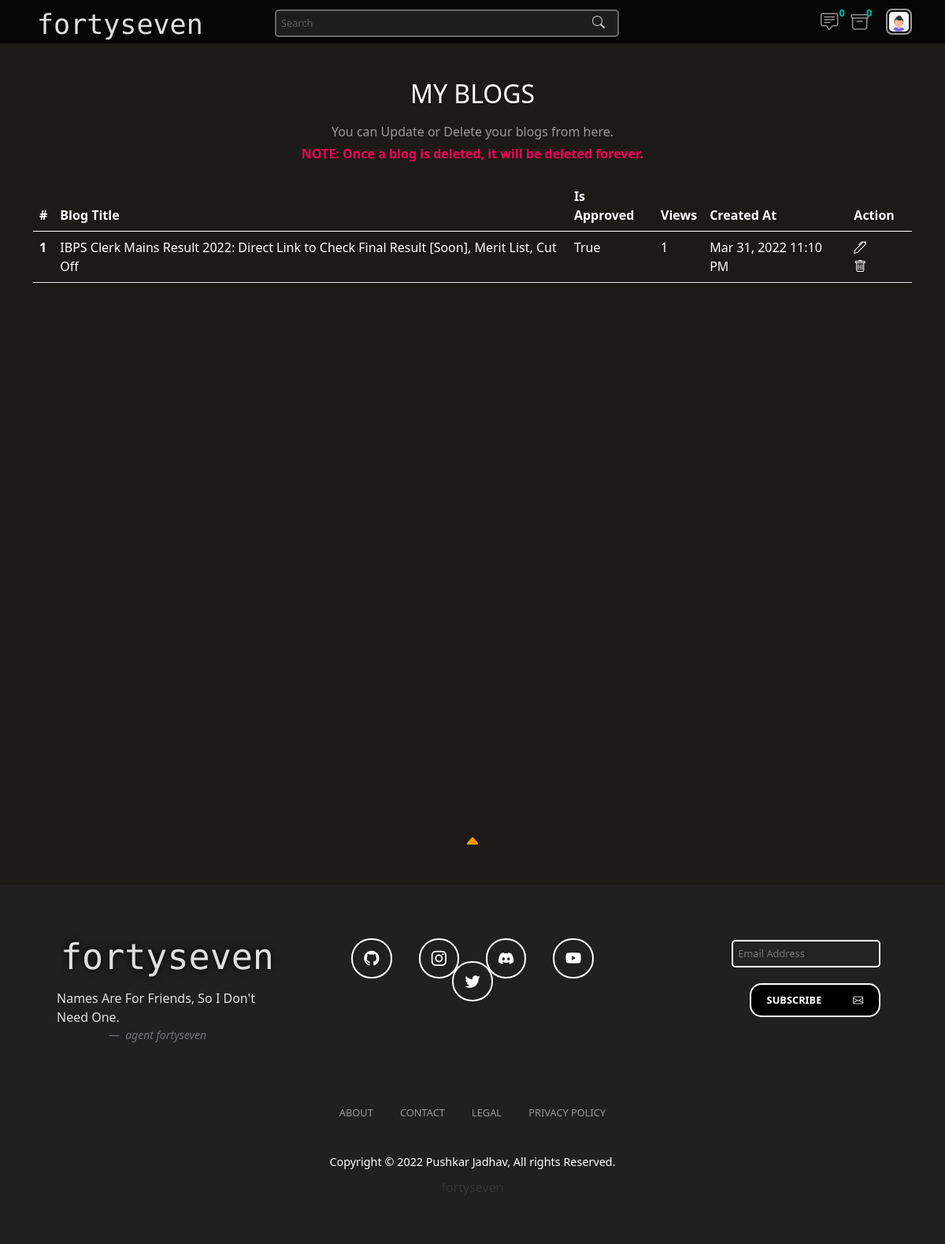
/myBlogs/ (signed in), run on an earlier commit of the app's database.
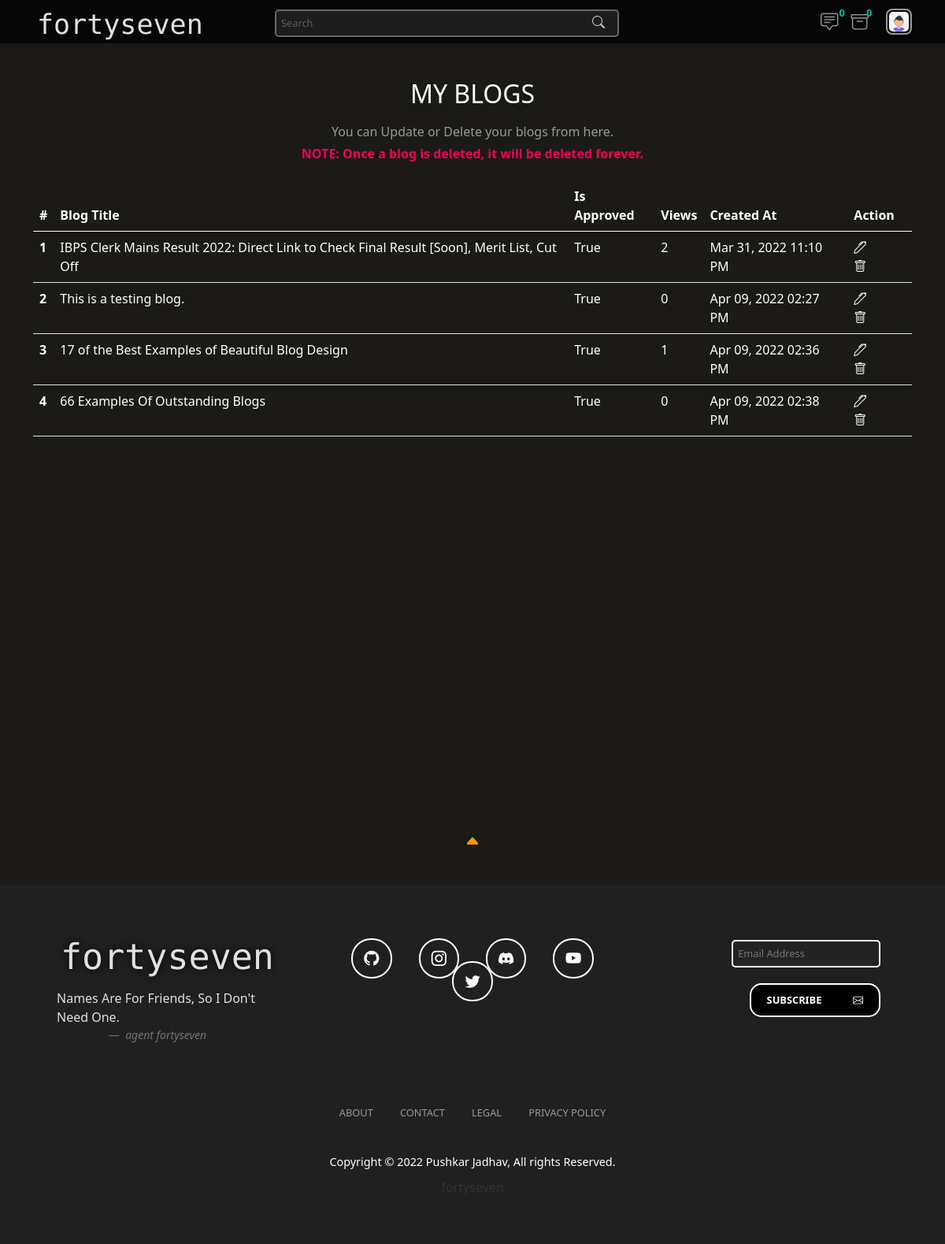
And on a later commit of the database.
### blogs/models.py (models this page shows, shortened)
class Blog(models.Model):
    title = models.CharField(max_length=1000)
    gist = models.CharField(max_length=1000)
    content = FroalaField()
    slug = models.SlugField(max_length=1000, null=True, blank=True)
    image = models.ImageField(null=True, blank=True, upload_to='blogs')
    user = models.ForeignKey(User, blank=True , null=True , on_delete=models.CASCADE)
    created_at = models.DateTimeField(auto_now_add=True)
    updated_at = models.DateTimeField(auto_now=True)
    is_approved = models.BooleanField(default=False)
    approved_at = models.CharField(max_length=255, null=True, blank=True)
    approved_by = models.CharField(max_length=255, null=True, blank=True)
    views = models.ManyToManyField(ViewsModel, related_name="post_views", blank=True)
    def total_views(self):
        return self.views.count()

### blogs/views.py (the view)
# urls.py: path('myBlogs/', views.my_blogs, name='my-blogs'),
def my_blogs(request):
    context = {}
    if not (request.user.is_authenticated and request.user.is_staff):
        return redirect('/')
    else:
        context['pendingReviewCount'] = Blog.objects.filter(is_approved = False).count()
        context['pendingMessageCount'] = Contact.objects.filter(is_viewed = False).count()
        try:
            blog_objs = Blog.objects.filter(user = request.user)
            context['blogs_obj'] = blog_objs
        except Exception as e:
            print(e)
        return render(request, 'my-blogs.html', context)

### template/my-blogs.html (shortened to what this page needs)
{% extends "base.html" %}
{% block start %}
{% load static %}
<div class="container my-blogs-container">
  <div class="row my-blogs-head-row">
    <div class="col-lg-12 my-blogs-head">
        <h1>MY BLOGS</h1>
        <h6>You can Update or Delete your blogs from here.</h6>
        <h6><strong>NOTE: Once a blog is deleted, it will be deleted forever.</strong></h6>
    </div>
  </div>
  <div class="row my-blogs-row">
    <div class="col-lg-12 actual-table">
      <table class="table">
        <thead>
          <tr>
            <th scope="col">#</th>
            <th scope="col">Blog Title</th>
            <th scope="col">Is Approved</th>
            <th scope="col">Views</th>
            <th scope="col">Created At</th>
            <th scope="col">Action</th>
          </tr>
        </thead>
        <tbody>
          {% for blog in blogs_obj %}
          <tr class="table-row">
            <th scope="row">{{forloop.counter}}</th>
            <td>{{blog.title}}</td>
            <td>{{blog.is_approved}}</td>
            <td>{{blog.total_views}}</td>
            <td>{{blog.created_at|date:"M d, Y"}} {{blog.created_at|time:"h:i A"}}</td>
            <td>
              <a href="{%  url 'blogs:blog-update' blog.pk %}"><i class="bi bi-pen hover-color"></i></a>
              <a href="{% url 'blogs:blog-delete' blog.id %}"><i class="bi bi-trash hover-color"></i></a>
            </td>
          </tr>
          {% endfor %}
        </tbody>
      </table>
    </div>
  </div>
</div>
{% endblock %}

What changed in the data, as far as the page shows it:
computed for Blog "Mar 31, 2022": total_views "1" → "2"
added Blog: title "This is a testing blog.", is_approved "True", total_views "0", created_at "Apr 09, 2022", created_at "02:27 PM"
added Blog: title "17 of the Best Examples of Beautiful Blog Design", is_approved "True", total_views "1", created_at "Apr 09, 2022", created_at "02:36 PM"
added Blog: title "66 Examples Of Outstanding Blogs", is_approved "True", total_views "0", created_at "Apr 09, 2022", created_at "02:38 PM"
